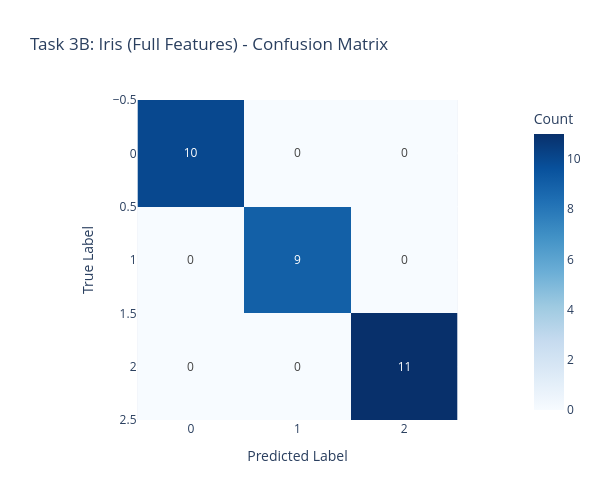

Write notebook code for a chart like this one.
### Markdown cell above
Task 3 - Iris Dataset (All 4 Features)

### Code cell
# Use all 4 features
X_train_full, X_test_full, y_train_full, y_test_full = train_test_split(X_iris, y_iris, test_size=0.2, random_state=42)

# Train
gnb_iris_full = GaussianNBClassifier()
gnb_iris_full.fit(X_train_full, y_train_full)

# Predict and Visualize
y_pred_full = gnb_iris_full.predict(X_test_full)
plot_results(X_test_full, y_test_full, y_pred_full, gnb_iris_full, "Task 3B: Iris (Full Features)")

### Figure 1 — Plotly figure (JSON) as saved in the notebook; plotly's stock layout.template omitted (floating-point values rounded to 4 significant figures)
{"data": [{"coloraxis": "coloraxis", "hovertemplate": "Predicted Label: %{x}<br>True Label: %{y}<br>Count: %{z}<extra></extra>", "name": "0", "texttemplate": "%{z}", "type": "heatmap", "xaxis": "x", "yaxis": "y", "z": [[10, 0, 0], [0, 9, 0], [0, 0, 11]]}], "layout": {"coloraxis": {"colorbar": {"title": {"text": "Count"}}, "colorscale": [[0, "rgb(247,251,255)"], [0.125, "rgb(222,235,247)"], [0.25, "rgb(198,219,239)"], [0.375, "rgb(158,202,225)"], [0.5, "rgb(107,174,214)"], [0.625, "rgb(66,146,198)"], [0.75, "rgb(33,113,181)"], [0.875, "rgb(8,81,156)"], [1, "rgb(8,48,107)"]]}, "height": 500, "title": {"text": "Task 3B: Iris (Full Features) - Confusion Matrix"}, "width": 600, "xaxis": {"anchor": "y", "constrain": "domain", "domain": [0, 1], "scaleanchor": "y", "title": {"text": "Predicted Label"}}, "yaxis": {"anchor": "x", "autorange": "reversed", "constrain": "domain", "domain": [0, 1], "title": {"text": "True Label"}}}}
